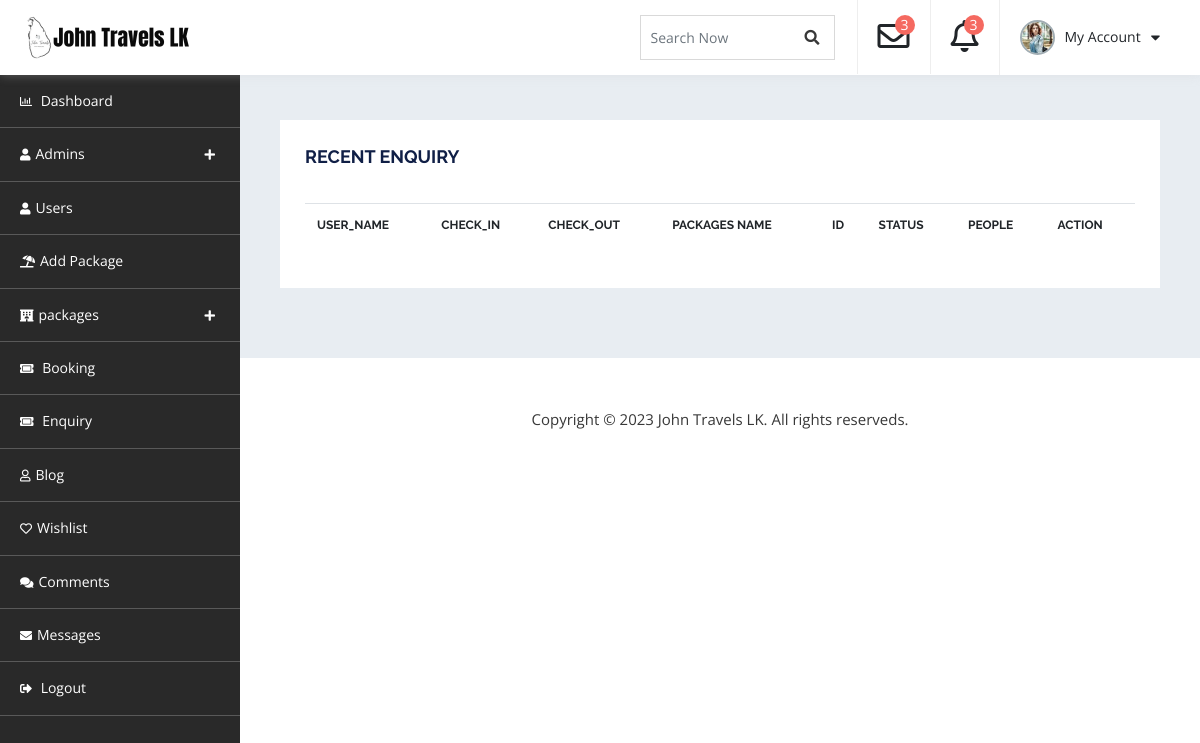
Page /admin_dashboard/db-enquiry.php on the earlier database version.
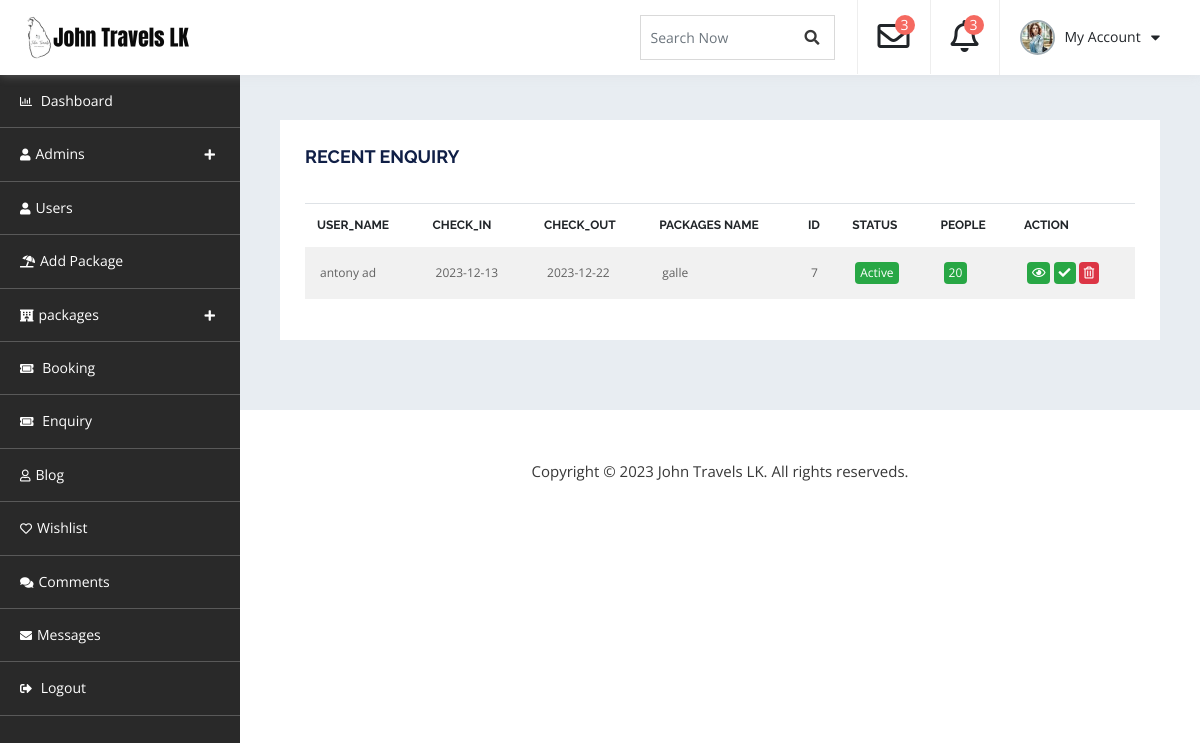
Same page on the later database version.
### tables this page shows
CREATE TABLE `enquiry` (
  `Enquiry_Id` int(11) NOT NULL,
  `Customer_Id` int(11) NOT NULL,
  `Packages_name` varchar(255) NOT NULL,
  `Phone_number` int(10) NOT NULL,
  `No_of_people` int(11) NOT NULL,
  `Checkin_date` date NOT NULL,
  `Checkout_date` date NOT NULL,
  `Status` varchar(50) NOT NULL DEFAULT 'Pending'
);

CREATE TABLE `customer_more_details` (
  `Customer_Id` int(11) NOT NULL,
  `First_name` varchar(255) NOT NULL,
  `Last_name` varchar(255) NOT NULL,
  `Mobile_number` int(11) NOT NULL,
  `NIC` varchar(12) NOT NULL,
  `City` varchar(255) NOT NULL,
  `Country` varchar(255) NOT NULL,
  `district` varchar(255) NOT NULL,
  `Address` varchar(255) NOT NULL,
  `Dob` date NOT NULL,
  `About` varchar(255) NOT NULL,
  `Image` varchar(256) NOT NULL
);

### admin_dashboard/db-enquiry.php (the view, shortened to what the changed rows need)
<?php
  include "db-connection.php";
?>
<!doctype html>
<html lang="en">
   <head>
      <link rel="stylesheet" href="assets/css/bootstrap.min.css" media="all">
      <link rel="stylesheet" type="text/css" href="assets/css/all.min.css">
      <link rel="stylesheet" type="text/css" href="style.css">
</head>
<body>
    <div id="container-wrapper">
        <div id="dashboard" class="dashboard-container">
            <div class="dashboard-header sticky-header">
                <div class="content-left  logo-section pull-left">
                    <h1><a href="../index.php"><img src="assets/images/logo.png" alt=""></a></h1>
                </div>
            </div>
            <div class="db-info-wrap db-booking">
                <div class="dashboard-box table-opp-color-box">
                    <div class="table-responsive">
                        <table class="table" method="POST" action="">
                            <thead>
                                <tr>
                                    <th>User_name</th>
                                    <th>Check_in</th>
                                    <th>Check_out</th>
                                    <th>packages name</th>
                                    <th>Id</th>
                                    <th>status</th>
                                    <th>People</th>
                                    <th>action</th>
                                </tr>
                            </thead>
                            <tbody>
                                <?php
                                $sql = "SELECT enquiry.*, customer_more_details.First_name, customer_more_details.Last_name
                                FROM enquiry
                                JOIN customer_more_details ON enquiry.Customer_Id = customer_more_details.Customer_Id";
                                $result= mysqli_query($conn,$sql);
                                if($result){
                                    while($row=mysqli_fetch_assoc($result)){
                                        $Enquiry_Id=$row['Enquiry_Id'];
                                        $user_name=$row["First_name"] . " " . $row["Last_name"];
                                        $Packages_name=$row['Packages_name'];
                                        $No_of_people=$row['No_of_people'];
                                        $Checkin_date=$row['Checkin_date'];
                                        $Checkout_date=$row['Checkout_date'];
                                        $Status=$row['Status'];
                                        echo
                                        '<tr>
                                                <td>'.$user_name.'</td>
                                                <td>'.$Checkin_date.'</td>
                                                <td>'.$Checkout_date.'</td>
                                                <td>'.$Packages_name.'</td>
                                                <td>'.$Enquiry_Id.'</td>
                                                <td><span class="badge badge-success">'.$Status.'</span></td>
                                                <td><span class="badge badge-success">'.$No_of_people.'</span></td>
                                                <td>
                                                '
                                                ?>
                                                <span class="badge badge-success"><i class="far fa-eye"></i></span>
                                                <a href ="A-status-enquiry.php?Enquiry_Id=<?php echo $row['Enquiry_Id']; ?> "> <span class="badge badge-success"><i class="fa fa-check"></i></span>
                                                <span class="badge badge-danger"><i class="far fa-trash-alt"></i></span>
                                                </td>
                                            <?php
                                                }
                                            }
                                            ?>
                                            </tr>
                                   </tbody>
                        </table>
                    </div>
                </div>
            </div>
        </div>
    </div>
</body>
</html>

Differences in the rows shown:
added enquiry: Customer_Id.Last_name "antony ad", Checkin_date "2023-12-13", Checkout_date "2023-12-22", Packages_name "galle", Enquiry_Id "7", Status "Active", No_of_people "20"
